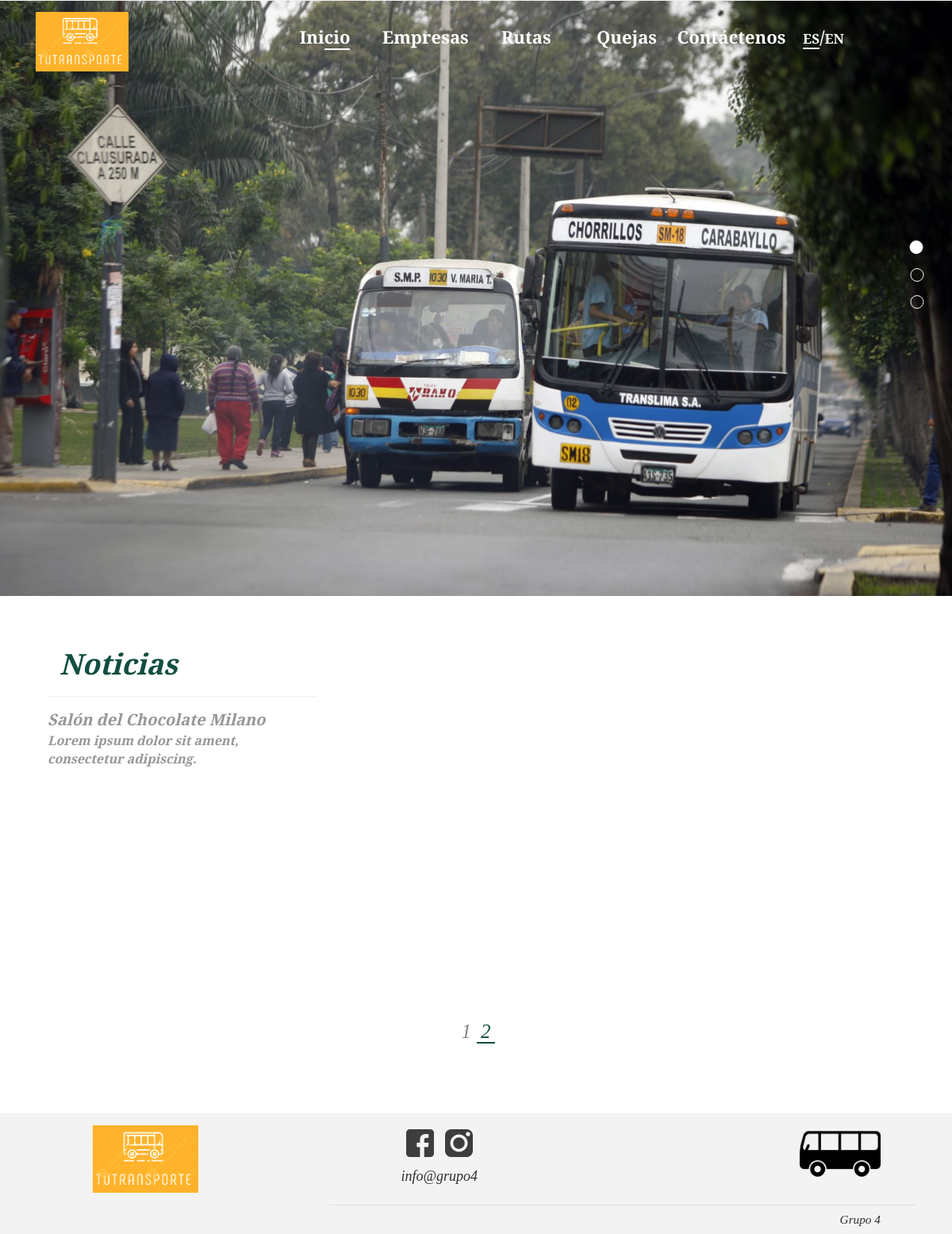
/inicio.php?pagina=2, run on the app's committed database.
### tables this page shows
CREATE TABLE `noticia` (
  `noticia_id` int(11) NOT NULL,
  `noticia_orden` int(11) DEFAULT NULL,
  `noticia_titulo` varchar(100) DEFAULT NULL,
  `noticia_subtitulo` text,
  `noticia_descripcion` text NOT NULL,
  `noticia_descripcion2` text NOT NULL,
  `noticia_descripcion3` text,
  `noticia_imagen` varchar(100) NOT NULL,
  `noticia_imagen2` varchar(100) DEFAULT NULL,
  `noticia_imagen3` varchar(100) DEFAULT NULL,
  `noticia_link_face` varchar(250) DEFAULT NULL,
  `noticia_activo` int(11) DEFAULT NULL,
  `noticia_titulo_ingles` varchar(100) DEFAULT NULL,
  `noticia_subtitulo_ingles` text,
  `noticia_descripcion_ingles` text NOT NULL,
  `noticia_descripcion2_ingles` text NOT NULL,
  `noticia_descripcion3_ingles` text,
  `noticia_fecha` text NOT NULL
);

### intranet/models/general.class.php (called while the page is built, shortened)
<?php
require_once dirname(__FILE__).'/conexionBD.class.php';
class generalQuery extends ConexionBD
{
	private $selectArg;
	function __construct($query='',$selectArg = '',$insertArg = '',$updateArg = '',$deleteArg = '')
	{
        $this->selectArg = $selectArg;
	}
    public function setSelectArg($selectArg=''){
		$this->selectArg = $selectArg;
	}
	public function getSelectArg(){
		return $this->selectArg;
	}
	private function resultSelect($result)
	{
			$result->execute();
			$call = $result->fetchAll();
			return $call;
	}
	protected function defineSelectQuery()
	{
        $arg = $this->getSelectArg();
        $countArrTables = count($arg['tables']);
        $countArrConditional = count($arg['conditional']);
        $countArrOrder = count($arg['order']);
        $countArrLimit = count($arg['limit']);
        $countArrFields = count ($arg['fields']);
        $countArrOperation = count ($arg['operation']);
        $firstTable = '';
        $innerTables = '';
        $orderTable = '';
        $coma = '';
        if($countArrOperation==0){
            if($countArrFields>0){
                for($k=0;$k<$countArrFields;$k++){
                    if($k==0){$coma = '';}else{$coma = ' ,';}
                    $fieldsConsult .= $coma.$arg['fields'][$k][0];
                }
            }else{
                $fieldsConsult = ' * ';
            }
        }else{
            for($k=0;$k<$countArrOperation;$k++){
                if($k==0){$coma = '';}else{$coma = ' ,';}
                $fieldsConsult .= $coma.$arg['operation'][$k][0].'('.$arg['operation'][$k][1].') as '.$arg['operation'][$k][2].' ';
            }
        }
        if($countArrTables>0){
            for($i=0;$i<$countArrTables;$i++){
                $cont = $cont+1;
                if($i==0){
                    $firstTable = $arg['tables'][0][0].' as '.$arg['tables'][0][1];
                    $innerTables='';
                }
                $innerTables = $firstTable.$innerTables;
            }
        }
        if($countArrConditional>0){
            for($f=0;$f<$countArrConditional;$f++){
                if($arg['conditional'][$f][0]==''){
                    $ini = '';
                }else{
                    $ini = $arg['conditional'][$f][0];
                }
                $conditionalTables .= ' '.$ini.' '.$arg['conditional'][$f][1].' '.$arg['conditional'][$f][2].' '.$arg['conditional'][$f][3];
            }
            $conditional = ' where '.$conditionalTables;
        }
        for($g=0;$g<$countArrOrder;$g++){
            $orderTable .= ' '.$arg['order'][$g][0].' '.$arg['order'][$g][1].' '.$arg['order'][$g][2];
        }
        for($h=0;$h<$countArrLimit;$h++){
            $limitTable .= ' limit '.$arg['limit'][$h][0].' offset '.$arg['limit'][$h][1];
        }
        $innerTables_return = $innerTables;
        $conditional_return = $conditional;
        $orderTable_return = $orderTable;
        $limitTable_return = $limitTable;
        $fieldsConsult_return = $fieldsConsult;
        $consult = $innerTables_return.$conditional_return.$orderTable_return.$limitTable_return.'|'.$fieldsConsult_return;
        return $consult;
	}
    public function selectData()
    {
        $arrConsult = explode('|',$this->defineSelectQuery());
        $bodyConsult = $arrConsult[0];
        $fieldsConsult = $arrConsult[1];
        $this->query = 'call sp_select_getdata(:v1,:v2);';
		$result = $this->conectBD()->prepare($this->query);
        $a = $fieldsConsult;
        $b = $bodyConsult;
		$result->bindParam(':v1',$a);
		$result->bindParam(':v2',$b);
		$rpta = $this->resultSelect($result);
		return $rpta;
    }
}
?>

### intranet/models/conexionBD.class.php (called while the page is built, shortened)
<?php
class ConexionBD
{
  private static $pdo;
   public function conectBD()
   {
       try{
           if (self::$pdo == null) {
                    self::$pdo = new PDO('mysql:dbname=' . DATA_BASE .';host=' . HOST . ';',USER_DB,PASS_DB,array(PDO::MYSQL_ATTR_INIT_COMMAND => "SET NAMES utf8")
                    );
                   self::$pdo->setAttribute(PDO::ATTR_ERRMODE, PDO::ERRMODE_EXCEPTION);
               }
           return self::$pdo;
       }catch(PDOException $e){
           echo ($e->getMessage());
       }
   }
}
 ?>

### controllers/inicio.php (called while the page is built, shortened)
<?php
require_once 'intranet/common/config.php';
require_once 'intranet/models/general.class.php';
include 'models/web.class.php';
$obj = new Catalogo_web();
	$arg = array(
		$noticia_id
	);
	$listaNoticias = $obj->listaNoticias($arg);
	$pagina_actual = isset($_GET['pagina']) ? (int)$_GET['pagina'] : 1;
	$postPorPagina = 6;
	$inicio = ($pagina_actual > 1)? (($pagina_actual - 1)*$postPorPagina) : 0;
	$noticiasPorPagina = $obj->noticiasXpagina($inicio,$postPorPagina);
require $path['tpl'].'template.php';
?>

### inicio.php (called while the page is built)
<?php
require 'common/config.php';
require $path['controllers'].basename($_SERVER['PHP_SELF']);
?>

### models/web.class.php (the view, shortened to what this page needs)
<?php
class Catalogo_web extends generalQuery
{
        public function noticiasXpagina($inicio,$cantidad){
            $result = $this->selectData();
            foreach($result as $col){
                $htmlSelect3 .= '
                    <div class="noticias-alto pro-sect2-cuadro pro-sect2-cuadro1 col-xs-12 col-sm-6 col-md-4">
                        <form action="noticiaDetalle.php" method="get">
                            <button style="border: none; padding: 0; outline: none;" type="submit" name="noticia-id" class="btn-prod" value="'.$col['noticia_id'].'">
                                <div class="pro-sect2-img col-xs-12">
                                    <img id="prod1" class="img-responsive" src="intranet/view/app/img/noticias/'.$col['noticia_imagen'].'" alt="">
                                    <div class="img-producto text-center">
                                        <img class="hidden-xs hidden-sm img-detalle" src="app/img/productos/icon.png" alt="">
                                    </div>
                                </div>
                                <div class="pro-sect2-nombre col-xs-12 col-xs-12">
                                    <div class="pro-sect2-titulo col-xs-12 col-xs-12">
                                        '.$col['noticia_titulo'].'
                                    </div>
                                    <div class="pro-sect2-subtitulo col-xs-12 col-xs-12">
                                        '.$col['noticia_subtitulo'].'
                                    </div>
                                </div>
                            </button>
                        </form>
                    </div>
                ';
            }
            if($htmlSelect3!=''){
                return $htmlSelect3;
            }else if($htmlSelect3 == ''){
                return 0;
            }
        }
        public function listaNoticias($noticia_id)
        {
            $result = $this->selectData();
            foreach($result as $col){
                $htmlSelect2 .= '
                    <div class="pro-sect2-cuadro pro-sect2-cuadro1 col-xs-12 col-sm-6">
                        <button style="border: none; padding: 0;" type="submit" formaction="productoDetalle.php" name="producto-id" class="btn-prod" value="'.$col['producto_id'].'">
                            <div class="pro-sect2-img col-xs-12">
                                <img id="prod1" class="img-responsive" src="intranet/view/app/img/productos/'.$col['producto_imagen'].'" alt="">
                                <div class="img-producto text-center">
                                    <img class="hidden-xs hidden-sm img-detalle" src="app/img/productos/icon.png" alt="">
                                </div>
                            </div>
                            <div style="background:'.$categoria_color.'" class="pro-sect2-nombre col-xs-12 col-xs-12">
                                <div class="pro-caja">
                                    '.$col['producto_nombre'].'
                                </div>
                            </div>
                        </button>
                    </div>
                ';
            }
            if($htmlSelect2!=''){
                return $htmlSelect2;
            }else if($htmlSelect2 == ''){
                return 0;
            }
        }
    }
 ?>

### app/css/style.css (style rules this page uses)
header,footer,body { font-family: 'Crimson Text', serif; }
body { font-style: italic; }
.h-active .h-bordebajo { border-bottom: solid 2px white; }
.pro-sect2-img { padding: 0; }
.pro-sect2-nombre { background: white; color:#979797; text-align: center; padding: 15px 0; font-size: 16px; font-weight: bold; }
.pro-sect2-titulo, .pro-sect2-subtitulo { padding: 0; }
.pro-sect2-titulo { font-size: 20px; }
.pro-sect2-cuadro { margin-bottom: 30px; }
@media (min-width: 768px) { .noticias-alto { height: 380px; } }
@media (min-width: 768px) { .pro-sect2-nombre { text-align: left; } }
@media (min-width: 768px) { .pro-sect2-nombre, .pro-sect2-categoria1, .pro-sect2-categoria2, .pro-sect2-categoria3 { font-size: 18px; } }
@media (min-width: 992px) { .noticias-alto { height: 350px; } }
@media (min-width: 992px) { .pro-sect2-nombre, .pro-sect2-categoria1, .pro-sect2-categoria2, .pro-sect2-categoria3 { font-size: 20px; } }
@media (min-width: 992px) { .pro-sect2-subtitulo { font-size: 16px; } }

### data on the page
noticia: $col['noticia_id'] 29 (drawn), noticia_titulo "Salón del Chocolate Milano", noticia_subtitulo "Lorem ipsum dolor sit ament, consectetur adipiscing."

### other printed values
$lang['menu'][0] "Ini cio"
$lang['menu'][1] "Empre sas"
$lang['menu'][2] "Ru tas"
$lang['menu'][3] "Que jas"
$lang['menu'][4] "Contácte nos"
$lang['inicio']['ini1'] "Noticias"
